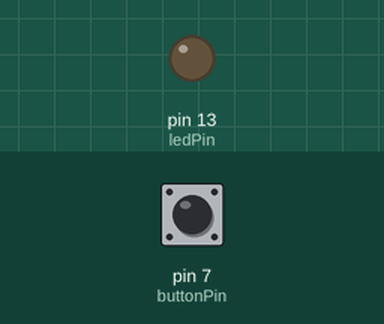
Simulated run of this sketch. Board: Arduino Uno, built with avr-gcc and run on an emulated ATmega328P. Parts: output pins drawn as LEDs (lit = HIGH). Inputs (shaded band) come from the test bench; at power-on: pin 7 (buttonPin) HIGH.

Above: at 1.2 s.
1.3 s: pin 7 (buttonPin) pulled LOW for 0.15 s
At 2.1 s:
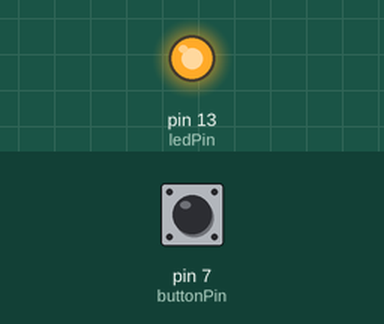
Timing chart, 0 to 10.4 s (numbered marks = the images above; inputs shaded):
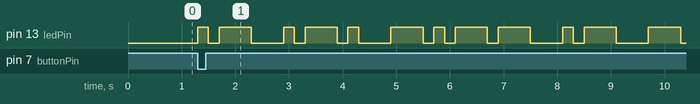

The sketch:

BlinkAryaman.ino
```cpp
const int ledPin = 13;   // Pin for LED
const int buttonPin = 7; // Pin for the push button

const char* morseCode[] = {
  ".-",    // A
  "-...",  // B
  "-.-.",  // C
  "-..",   // D
  ".",     // E
  "..-.",  // F
  "--.",   // G
  "....",  // H
  "..",    // I
  ".---",  // J
  "-.-",   // K
  ".-..",  // L
  "--",    // M
  "-.",    // N
  "---",   // O
  ".--.",  // P
  "--.-",  // Q
  ".-.",   // R
  "...",   // S
  "-",     // T
  "..-",   // U
  "...-",  // V
  ".--",   // W
  "-..-",  // X
  "-.--",  // Y
  "--.."   // Z
};

void setup() {
  pinMode(ledPin, OUTPUT);
  pinMode(buttonPin, INPUT_PULLUP);
}

void loop() {
  if (digitalRead(buttonPin) == LOW) {
    blinkName();  // Function to blink name
    delay(1000);  // Delay to prevent multiple activations from a single press
  }
}

void blinkName() {
  const char* name = "ARYAMAN";  // The name you want to BLINK here ...

  for (int i = 0; name[i] != '\0'; i++) {
    char letter = name[i];
    if (letter >= 'A' && letter <= 'Z') {
      int morseIndex = letter - 'A';
      const char* morseSequence = morseCode[morseIndex];

      for (int j = 0; morseSequence[j] != '\0'; j++) {
        if (morseSequence[j] == '.') {
          digitalWrite(ledPin, HIGH);
          delay(200); // Dot duration
          digitalWrite(ledPin, LOW);
          delay(200); // Gap between dots and dashes
        } else if (morseSequence[j] == '-') {
          digitalWrite(ledPin, HIGH);
          delay(600); // Dash duration
          digitalWrite(ledPin, LOW);
          delay(200); // Gap between dots and dashes
        }
      }
      delay(400); // Gap between letters
    }
  }
}
```

Measured:
- after the input at 1.3 s, pin 13 (ledPin): LOW → HIGH at once, → LOW 0.20 s later, → HIGH 0.20 s later, → LOW 0.60 s later, … (24 changes in this stretch)
